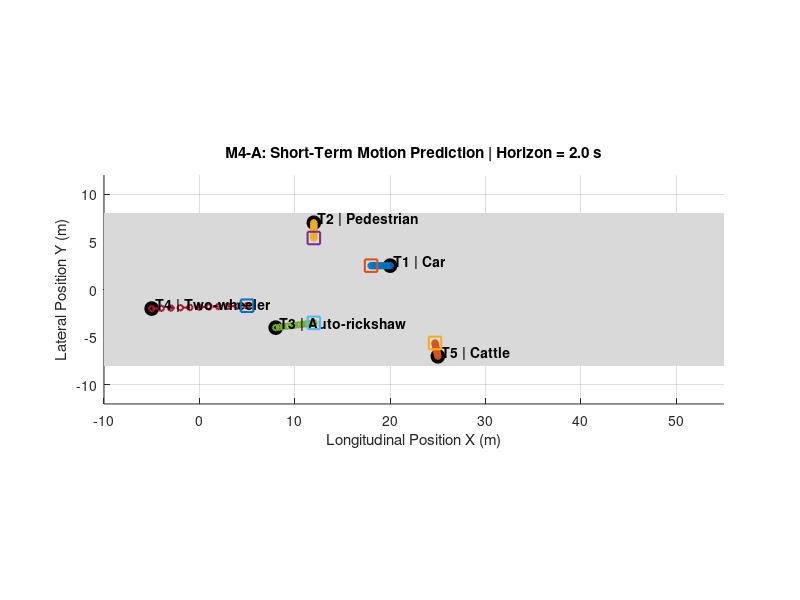

Reproduce this figure in MATLAB.
%% SIH 26037
% Module M4 - Short-Term Motion Prediction
% Developer: Daniel
%
% Stage M4-A:
% Constant-velocity trajectory prediction baseline

clc;
clear;
close all;

%% Prediction settings
dt = 0.1;                  % simulation step (s)
predictionHorizon = 2.0;   % seconds
predictionStep = 0.2;      % future prediction interval (s)

futureTimes = 0:predictionStep:predictionHorizon;

%% Current tracked-object states
% [x, y, vx, vy]

objects(1).id = 1;
objects(1).type = "Car";
objects(1).state = [20, 2.5, -1.0, 0.0];

objects(2).id = 2;
objects(2).type = "Pedestrian";
objects(2).state = [12, 7.0, 0.0, -0.8];

objects(3).id = 3;
objects(3).type = "Auto-rickshaw";
objects(3).state = [8, -4.0, 2.0, 0.25];

objects(4).id = 4;
objects(4).type = "Two-wheeler";
objects(4).state = [-5, -2.0, 5.0, 0.15];

objects(5).id = 5;
objects(5).type = "Cattle";
objects(5).state = [25, -7.0, -0.15, 0.7];

numObjects = length(objects);

%% Store predictions
predictions = cell(1,numObjects);

%% Create figure
figure( ...
    'Name','SIH 26037 - M4-A Motion Prediction', ...
    'NumberTitle','off');

hold on;
grid on;

%% Draw road
patch([-10 55 55 -10], ...
      [-8 -8 8 8], ...
      [0.85 0.85 0.85], ...
      'EdgeColor','none');

%% Predict trajectory for every object
for i = 1:numObjects

    x = objects(i).state(1);
    y = objects(i).state(2);

    vx = objects(i).state(3);
    vy = objects(i).state(4);

    predictedX = x + vx .* futureTimes;
    predictedY = y + vy .* futureTimes;

    predictions{i} = [predictedX(:), predictedY(:)];

    %% Plot current position
    plot(x,y,'ko', ...
        'MarkerSize',10, ...
        'MarkerFaceColor','k');

    %% Plot predicted trajectory
    plot(predictedX,predictedY,'--o', ...
        'LineWidth',1.5, ...
        'MarkerSize',4);

    %% Label
    text( ...
        x+0.4, ...
        y+0.4, ...
        sprintf('T%d | %s', ...
        objects(i).id, ...
        objects(i).type), ...
        'FontWeight','bold');

    %% Final predicted point
    plot( ...
        predictedX(end), ...
        predictedY(end), ...
        's', ...
        'MarkerSize',9, ...
        'LineWidth',1.5);
end

%% Formatting
xlim([-10 55]);
ylim([-12 12]);

axis equal;

xlabel('Longitudinal Position X (m)');
ylabel('Lateral Position Y (m)');

title(sprintf( ...
    'M4-A: Short-Term Motion Prediction | Horizon = %.1f s', ...
    predictionHorizon));

%% Print prediction table
fprintf('\n');
fprintf('========================================\n');
fprintf(' SIH 26037 - M4-A PREDICTIONS\n');
fprintf('========================================\n');

for i = 1:numObjects

    finalPrediction = predictions{i}(end,:);

    fprintf( ...
        '%-15s | T%d | Final predicted position: X = %6.2f m, Y = %6.2f m\n', ...
        objects(i).type, ...
        objects(i).id, ...
        finalPrediction(1), ...
        finalPrediction(2));
end

fprintf('========================================\n');

disp("M4-A motion prediction completed successfully.");
